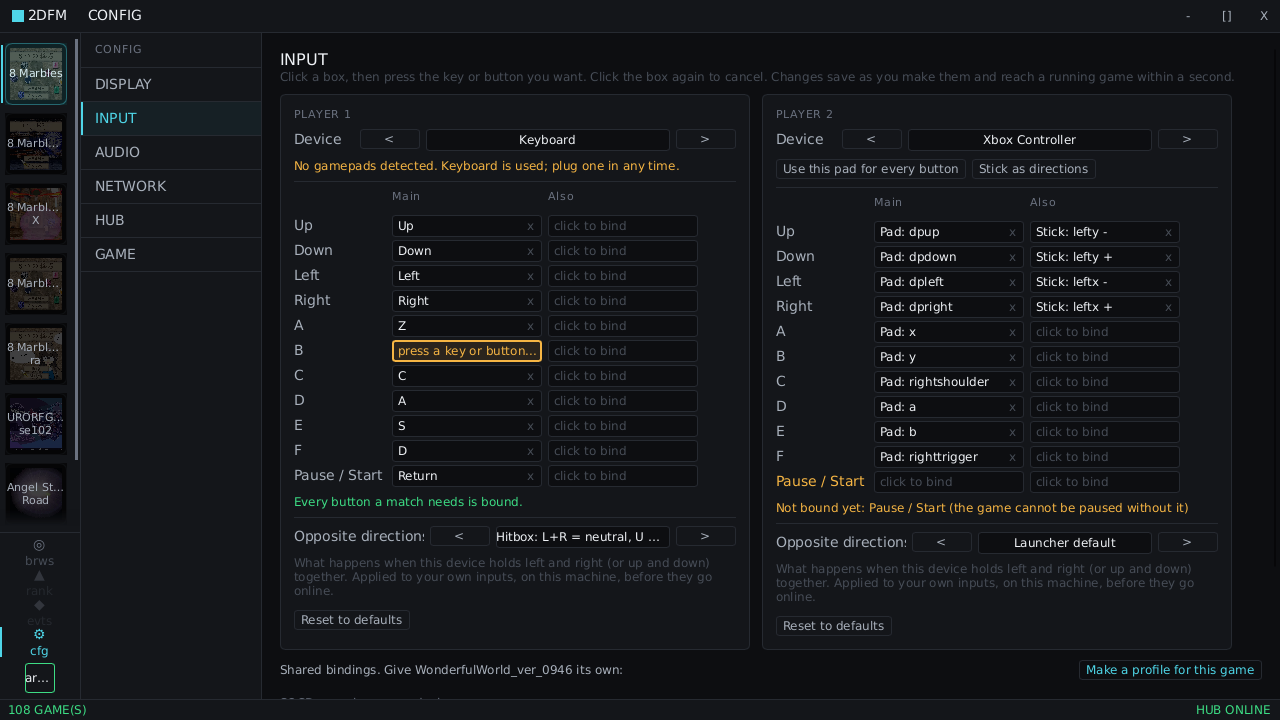
#> input picture spike/slint_i686/screens/07-config-input.bmp, 1280 x 720 px
$ python -i capture_pick.py   (imports and definitions only)
#> lines starting #> are read from the running program, lines starting #| are printed output that depends on the picture
#!/usr/bin/env python3
"""Pick the thumbnail each game shows in the launcher, from its captures.

`capture_transcode.py` took the highest-numbered surviving front frame on
the theory that the front-end walk ends on the title screen. Measured on
101 games it often ends on a fade-out, a credits card, a blank or a plain
sky: a frame the walk happened to stop on, not the frame that identifies
the game. This scores EVERY candidate in the folder instead and takes the
best, and it respects a per-game `picks.txt` the launcher's review UI
writes (lead first, then approved shots in order) so a human decision
always wins over the heuristic.

Scoring, per full-size .webp (the .thumb.webp is derived from it):
  - rejected outright: mean luma < 0.06 (black / fade), luma spread < 0.05
    (flat card), or one colour covering > 85% of the frame (blank, sky);
  - score = 2.0 * luma spread + colourfulness (Hasler-Suesstrunk) +
    3.0 * edge density (mean of a FIND_EDGES pass);
  - front frames get 1.15x (a title screen is the identifying image), CSS
    1.0x, battle 0.9x (dominated by the FIGHT banner).

Usage:
    tools/capture_pick.py                 # rewrite captures/index.tsv
    tools/capture_pick.py --sheet out.png # also draw a contact sheet
    tools/capture_pick.py --explain 8-marbles-2
"""
import argparse, sys
from pathlib import Path

from PIL import Image, ImageFilter, ImageStat

ROOT = Path("/mnt/c/games/captures")


def score_image(path: Path):
    """Return (score, reason). score < 0 means rejected."""
    try:
        im = Image.open(path).convert("RGB")
#> im is the input picture: PIL image 1280x720 RGB; mean R, G, B 22.3, 24.2, 27.5
    except Exception as e:  # noqa: BLE001
        return -1.0, f"unreadable: {e}"
    im.thumbnail((320, 240))
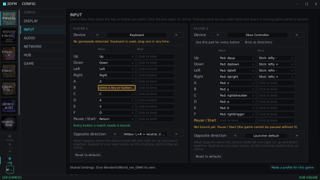
#> im: PIL image 320x180 RGB; mean R, G, B 22.2, 24.2, 27.6
    lum = im.convert("L")
    st = ImageStat.Stat(lum)
    mean = st.mean[0] / 255.0
#> mean = 0.0945
    spread = st.stddev[0] / 255.0
#> spread = 0.0528
    if mean < 0.06:
        return -1.0, f"near-black (mean {mean:.2f})"
    if spread < 0.05:
        return -1.0, f"flat (spread {spread:.2f})"
    # dominant colour share: quantise to 4 bits per channel and count
    q = im.quantize(colors=16, method=Image.Quantize.MEDIANCUT)
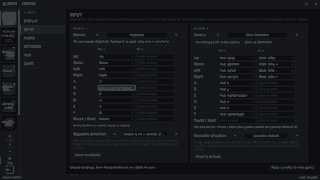
#> q: PIL image 320x180 P; mean R, G, B 21.5, 23.4, 27
    hist = q.histogram()
#> hist = 256 values, max 21288 at index 7, min 0 at index 16, mean 225
    share = max(hist) / float(sum(hist))
#> share = 0.37
    if share > 0.85:
        return -1.0, f"one colour covers {share:.0%}"
    # colourfulness (Hasler & Suesstrunk)
    px = im.split()
    r, g, b = (ImageStat.Stat(c) for c in px)
    rg_mean = abs(r.mean[0] - g.mean[0])
#> rg_mean = 1.97
    yb_mean = abs(0.5 * (r.mean[0] + g.mean[0]) - b.mean[0])
#> yb_mean = 4.37
    rg_std = abs(r.stddev[0] - g.stddev[0]) + 1.0
#> rg_std = 1.21
    yb_std = abs(0.5 * (r.stddev[0] + g.stddev[0]) - b.stddev[0]) + 1.0
#> yb_std = 1.7
    colourful = ((rg_std ** 2 + yb_std ** 2) ** 0.5 + 0.3 * (rg_mean ** 2 + yb_mean ** 2) ** 0.5) / 255.0
#> colourful = 0.0138
    edges = ImageStat.Stat(lum.filter(ImageFilter.FIND_EDGES)).mean[0] / 255.0
#> edges = 0.055
    score = 2.0 * spread + colourful + 3.0 * edges
#> score = 0.284
    return score, f"spread {spread:.2f} colour {colourful:.2f} edges {edges:.2f} dominant {share:.0%}"


# [118 lines left out: functions weight, candidates, read_picks, pick, main, not called in this run]


# [2 lines not run here, left out]

>>> result = score_image('../spike/slint_i686/screens/07-config-input.bmp')
